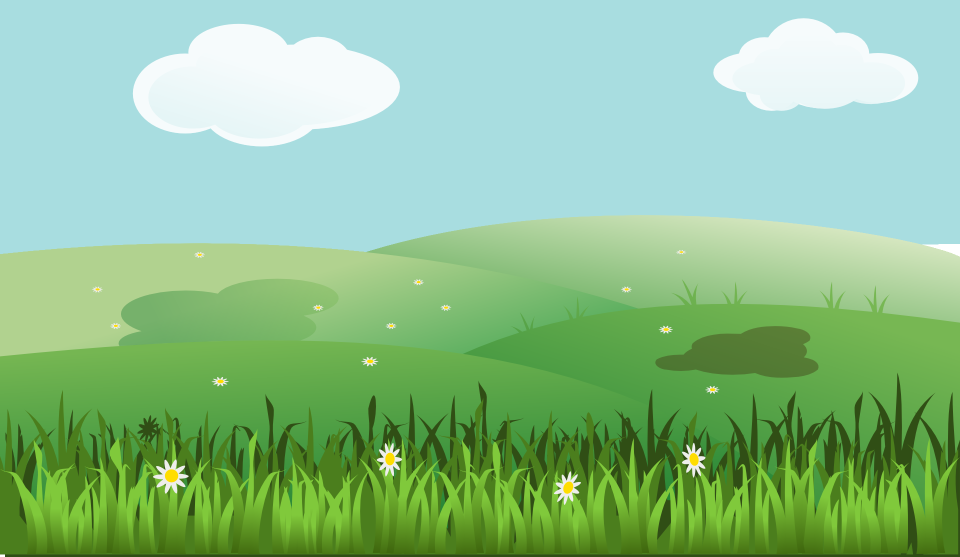
#> input picture media/freetest4/landscape-152502.png, 1920 x 1113 px, found by its file name (shown at 1/2 size)
$ python sample.py
#> lines starting #> are read from the running program, lines starting #| are printed output that depends on the picture

import cv2
import matplotlib.pyplot as plt

images = ["VideoAI/static/src/images/freetest2/landscape-152502.png"]


cv_img = cv2.imread("static/src/images/freetest2/landscape-152502.png")
#> cv_img is the input picture: shape (1113, 1920, 3); mean B, G, R 141.9, 191.4, 139.6
height, width = cv_img.shape[:2]
#> height = 1113; width = 1920
big_img = cv2.resize(cv_img, (3536, 2357))
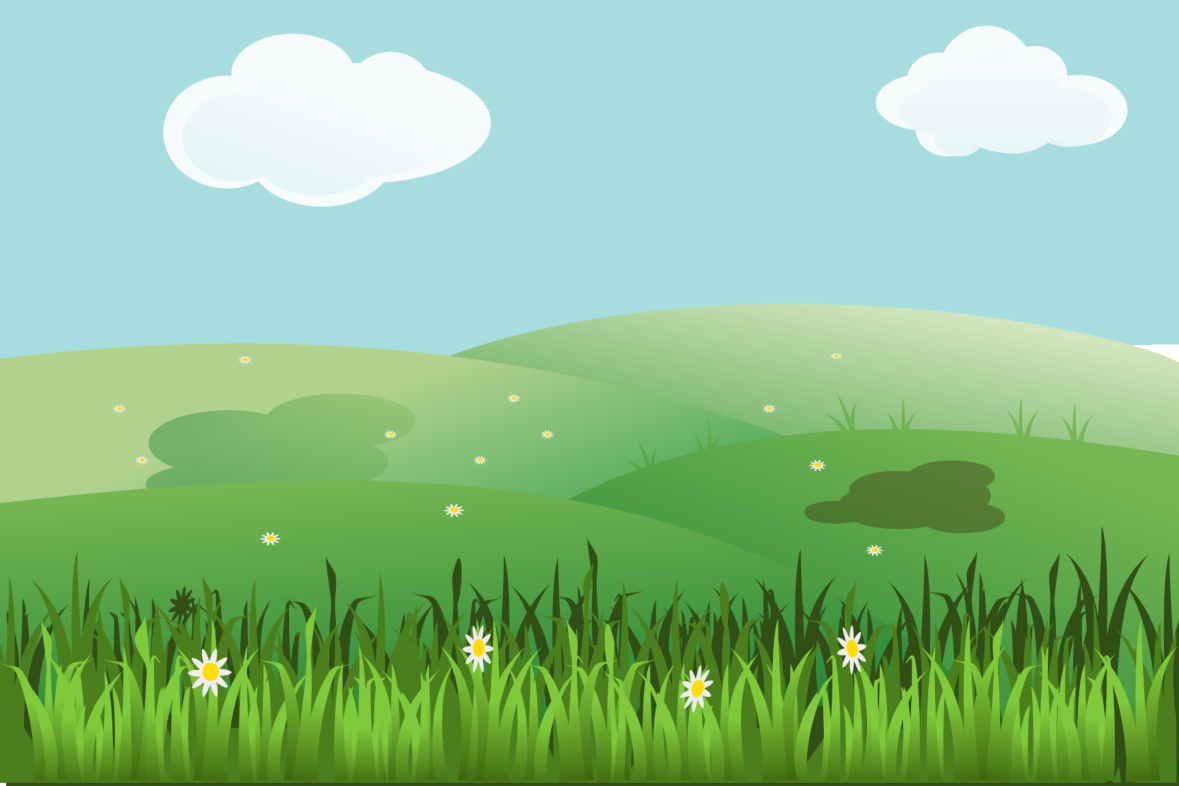
#> big_img: shape (2357, 3536, 3) (shown at 1/3 size); mean B, G, R 141.9, 191.4, 139.6
cv2.imwrite('new_image.png', big_img)
